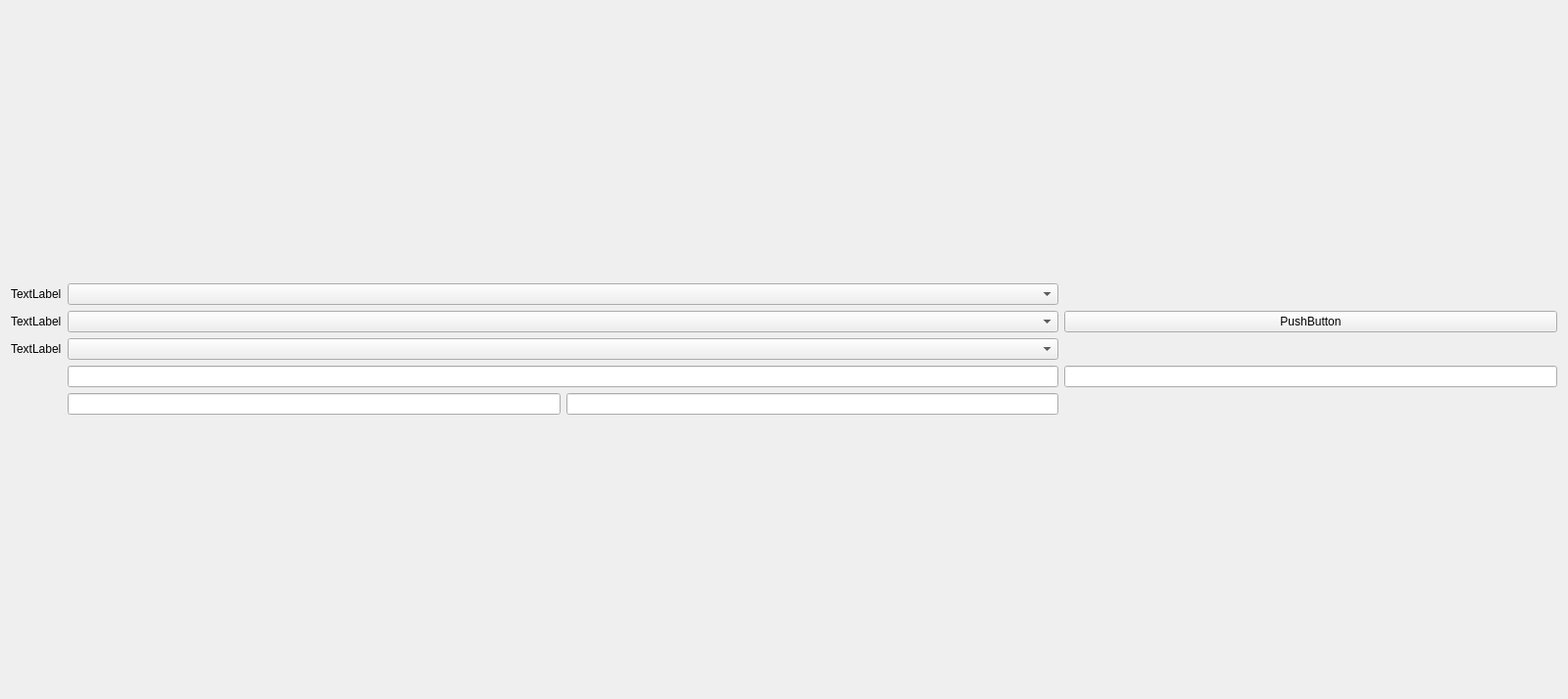
<?xml version="1.0" encoding="UTF-8"?>
<ui version="4.0">
 <class>Setting6Widget</class>
 <widget class="QWidget" name="Setting6Widget">
  <property name="geometry">
   <rect>
    <x>0</x>
    <y>0</y>
    <width>1600</width>
    <height>713</height>
   </rect>
  </property>
  <property name="windowTitle">
   <string>Form</string>
  </property>
  <layout class="QGridLayout" name="gridLayout_2">
   <item row="0" column="0">
    <layout class="QGridLayout" name="gridLayout">
     <item row="4" column="1">
      <widget class="CustomLineEdit" name="lineEdit_2"/>
     </item>
     <item row="0" column="0">
      <widget class="CustomLabel" name="languageLabel">
       <property name="text">
        <string>TextLabel</string>
       </property>
      </widget>
     </item>
     <item row="4" column="2">
      <widget class="CustomLineEdit" name="lineEdit_3"/>
     </item>
     <item row="1" column="0">
      <widget class="CustomLabel" name="bludtoothLabel">
       <property name="text">
        <string>TextLabel</string>
       </property>
      </widget>
     </item>
     <item row="2" column="0">
      <widget class="CustomLabel" name="FTPLabel">
       <property name="text">
        <string>TextLabel</string>
       </property>
      </widget>
     </item>
     <item row="3" column="3">
      <widget class="CustomLineEdit" name="lineEdit_4"/>
     </item>
     <item row="1" column="3">
      <widget class="CustomPushButton" name="pushButton">
       <property name="text">
        <string>PushButton</string>
       </property>
      </widget>
     </item>
     <item row="3" column="1" colspan="2">
      <widget class="CustomLineEdit" name="lineEdit"/>
     </item>
     <item row="2" column="1" colspan="2">
      <widget class="CustomComboBox" name="comboBox_3"/>
     </item>
     <item row="1" column="1" colspan="2">
      <widget class="CustomComboBox" name="comboBox_2"/>
     </item>
     <item row="0" column="1" colspan="2">
      <widget class="CustomComboBox" name="comboBox"/>
     </item>
    </layout>
   </item>
  </layout>
 </widget>
 <customwidgets>
  <customwidget>
   <class>CustomPushButton</class>
   <extends>QPushButton</extends>
   <header>CustomPushButton.h</header>
  </customwidget>
  <customwidget>
   <class>CustomLabel</class>
   <extends>QLabel</extends>
   <header>CustomLabel.h</header>
  </customwidget>
  <customwidget>
   <class>CustomComboBox</class>
   <extends>QComboBox</extends>
   <header>CustomComboBox.h</header>
  </customwidget>
  <customwidget>
   <class>CustomLineEdit</class>
   <extends>QLineEdit</extends>
   <header>CustomLineEdit.h</header>
  </customwidget>
 </customwidgets>
 <resources/>
 <connections/>
</ui>
